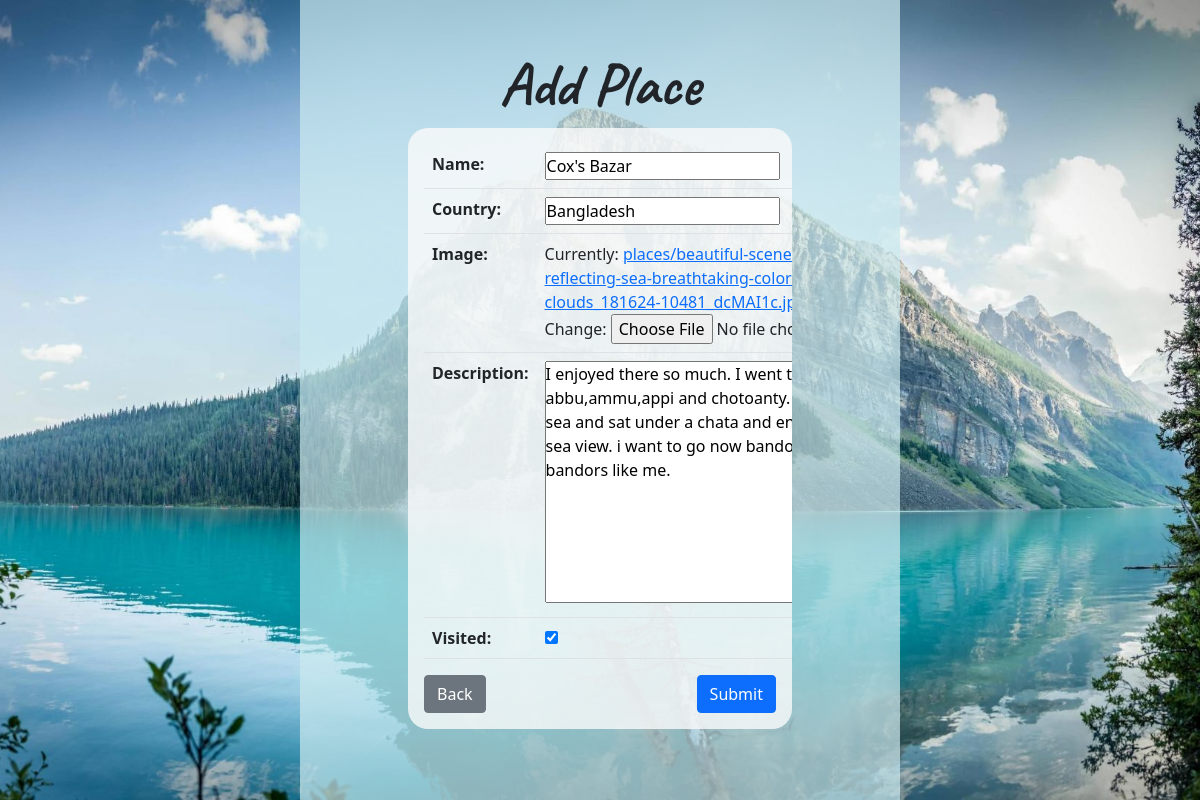
Page /update/19/ (signed in) on the committed database.
### main/models.py (models this page shows, shortened)
class Place(models.Model):
    user = models.ForeignKey(User, on_delete=models.CASCADE, null=True, blank=True)
    name = models.CharField(max_length=255)
    country = models.CharField(max_length=255)
    image = models.ImageField(
        upload_to='places/',
        null=True,
        blank=True )
    description = models.TextField(null=True, blank=True)
    date = models.DateTimeField(auto_now_add=True)
    visited = models.BooleanField(default=False)
    class Meta:
        ordering = ['visited']

### main/views.py (the view)
# urls.py: path('update/<int:pk>/', PlaceUpdate.as_view(), name='update'),
class PlaceUpdate(LoginRequiredMixin, UpdateView):
    model = Place
    context_object_name = 'details'
    fields = ['name', 'country', 'image', 'description', 'visited']
    success_url = reverse_lazy('places')

### main/templates/main/place_form.html (shortened to what this page needs)
{% extends 'main/body.html' %}
{% block content %}
<form action="" method="POST" enctype="multipart/form-data">
    <div class="parent-div mt-5 d-flex align-items-center justify-content-center" style="min-height: 80vh; border-radius: 20px;">
        <div class="col-lg-8">
            <h3 class="title">Add Place</h3>
            <div class="table-responsive p-3" style="background-color: rgba(250, 250, 250, 0.801); border-radius: 20px;">
                <table class="table">
                    {{form.as_table}}
                </table>
                <div class="row">
                    <div class="col-6">
                        {% if details %}
                        <a class="btn btn-secondary" href="{% url 'details' details.id %}">Back</a>
                        {% else %}
                        <a class="btn btn-secondary" href="{% url 'places' %}">Back</a>
                        {% endif %}
                    </div>
                    <div class="col-6 text-end">
                        <button class="btn btn-primary" type="submit">Submit</button>
                    </div>
                </div>
            </div>
        </div>
    </div>
</form>
{% endblock content %}

### static/css/style.css (style rules this page uses)
* { margin:0; padding: 0; box-sizing: border-box; }
body, .list-row { min-height: 100vh; }
.title { text-align: center; font-weight: 800; font-family: 'Caveat', cursive; font-size: 60px; }

### rows in the picture
Place: name "Cox's Bazar", country "Bangladesh", description "I enjoyed there so much. I went there with my abbu,ammu,appi and chotoanty. Then we swim in sea and sat under a chata and enjoy the monorom sea view. i want to go now bandorban to find bandors like me.", visited "☑"
